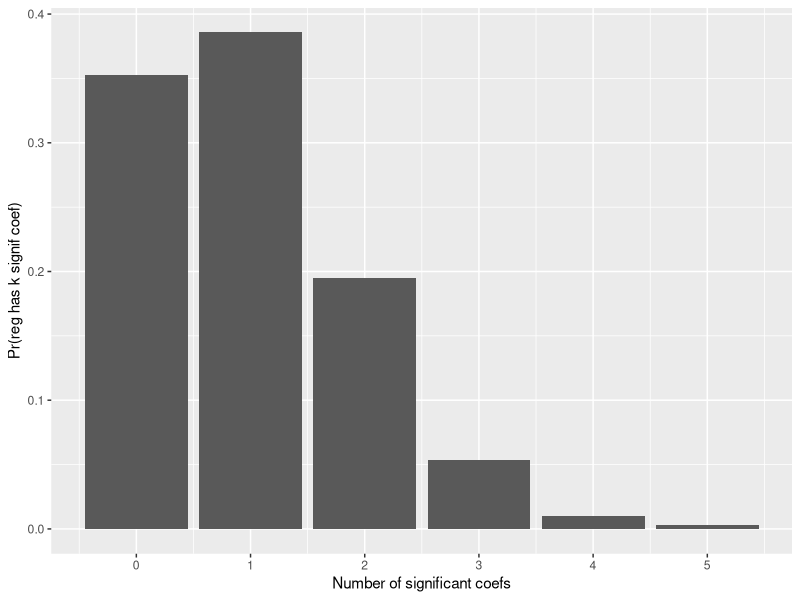

Here is the R script that generated this plot:
## ---- chunk 1
library("tidyverse")
library("broom")
library("stringr")
library("magrittr")
## ---- chunk 2
knitr::opts_chunk$set(cache = TRUE, autdep = TRUE)
set.seed(123512)
## ---- chunk 3
sim_reg_nothing <- function(n, k, sigma = 1, .id = NULL) {
  .data <- rnorm(n * k, mean = 0, sd = 1) %>%
    matrix(nrow = n, ncol = k) %>%
    set_colnames(str_c("X", seq_len(k))) %>%
    as_tibble()
  .data$y <- rnorm(n, mean = 0, sd = 1)
  # Run first regression
  .formula1 <- as.formula(str_c("y", "~", str_c("X", seq_len(k), collapse = "+")))
  mod <- lm(.formula1, data = .data, model = FALSE)
  df <- tidy(mod)
  df[[".id"]] <- .id
  df
}
## ---- chunk 4
n <- 1000
k <- 19
results_sim <- sim_reg_nothing(n, k)
## ---- chunk 5
alpha <- 0.05
arrange(results_sim, p.value) %>%
  select(term, estimate, statistic, p.value) %>%
  head(n = 20)
## ---- chunk 6
number_sims <- 1024
sims <- map_df(seq_len(number_sims),
               function(i) {
                 sim_reg_nothing(n, k, .id = i)
               })
## ---- chunk 7
n_sig <-
  sims %>%
  group_by(.id) %>%
  summarise(num_sig = sum(p.value < alpha)) %>%
  count(num_sig) %>%
  ungroup() %>%
  mutate(p = n / sum(n))
## ---- chunk 8
sims %>%
  summarise(num_sig = sum(p.value < alpha), n = n()) %>%
  ungroup() %>%
  mutate(p = num_sig / n)
## ---- chunk 9
ggplot(n_sig, aes(x = num_sig, y = p)) +
  geom_bar(stat = "identity") +
  scale_x_continuous("Number of significant coefs",
                     breaks = unique(n_sig$num_sig)) +
  labs(y = "Pr(reg has k signif coef)")
## ---- chunk 10
(1 - (1 - alpha) ^ (k + 1))
## ---- chunk 11
sim_datasnoop <- function(n = 100, k = 50, p = 0.10) {
  .data <- rnorm(n * k, mean = 0, sd = 1) %>%
    matrix(nrow = n, ncol = k) %>%
    set_colnames(str_c("X", seq_len(k))) %>%
    as_tibble()
  .data$y <- rnorm(n, mean = 0, sd = 1)
  # Run first regression
  .formula1 <- as.formula(str_c("y", "~", str_c("X", seq_len(k), collapse = "+")))
  mod1 <- lm(.formula1, data = .data, model = FALSE)
  
  # Select model with only significant values (ignoring intercept)
  signif_x <-
    tidy(mod1) %>%
    filter(p.value < p, 
           term != "(Intercept)") %>%
    `[[`("term")
  if (length(signif_x > 0)) {
    .formula2 <- str_c(str_c("y", "~", str_c(signif_x, collapse = "+")))
    mod2 <- lm(.formula2, data = .data, model = FALSE)
  } else {
    mod2 <- NULL
  }
  tibble(mod1 = list(mod1), mod2 = list(mod2))
}
## ---- chunk 12
n_sims <- 1024
alpha <- 0.05
sims <- rerun(n_sims, sim_datasnoop()) %>%
  bind_rows() %>%
  mutate(
    r2_1 = map_dbl(mod1, ~ glance(.x)$r.squared),
    r2_2 = map_dbl(mod2, function(x) if (is.null(x)) NA_real_ else glance(x)$r.squared),
    pvalue_1 = map_dbl(mod1, ~ glance(.x)$p.value),
    pvalue_2 = map_dbl(mod2, function(x) if (is.null(x)) NA_real_ else glance(x)$p.value),
    sig_1 = map_dbl(mod1,
                      ~ nrow(filter(tidy(.x), term != "(Intercept)", p.value < alpha))),
    sig_2 = map_dbl(mod2,
                      function(x) {
                        if (is.null(x)) NA_real_
                        else nrow(filter(tidy(x), term != "(Intercept)", p.value < alpha))
                      })
    )
select(sims, r2_1, r2_2, pvalue_1, pvalue_2, sig_1, sig_2) %>%
  summarise_all(funs(mean(., na.rm = TRUE)))
